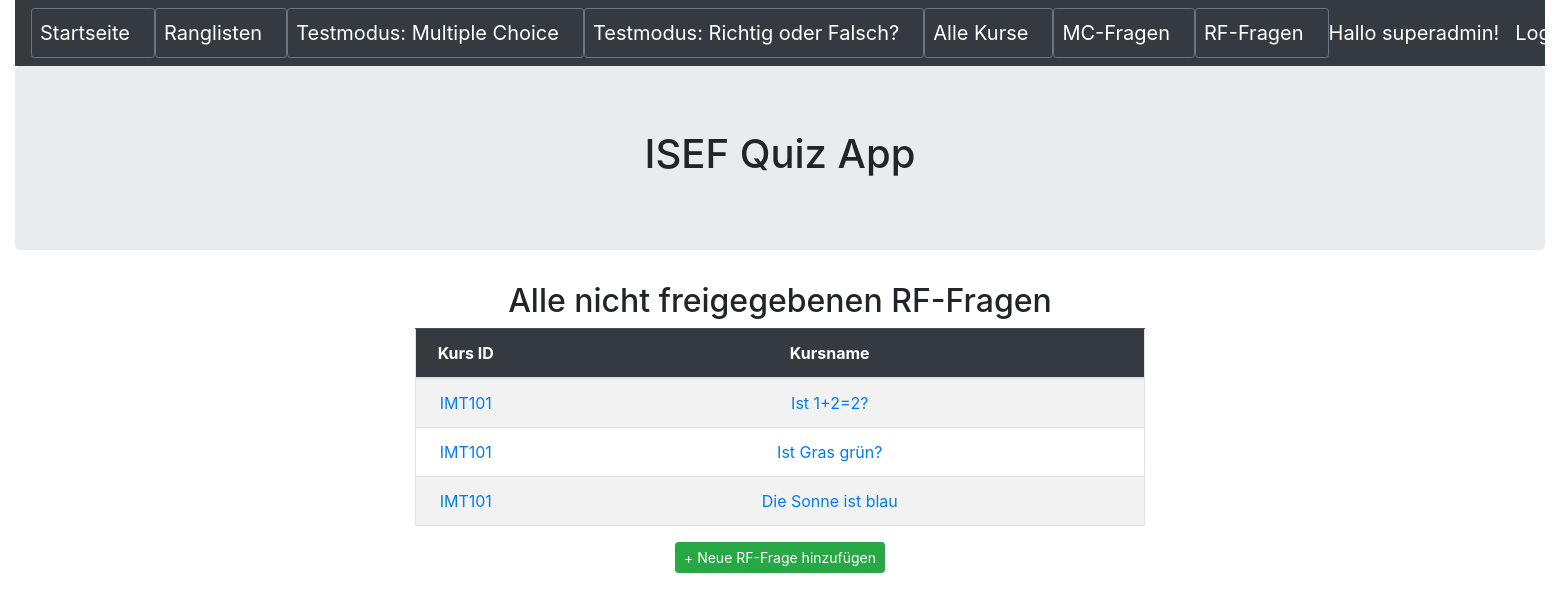
The app's page /richtigoderfalsch/nichtfreigegeben (signed in), older data.
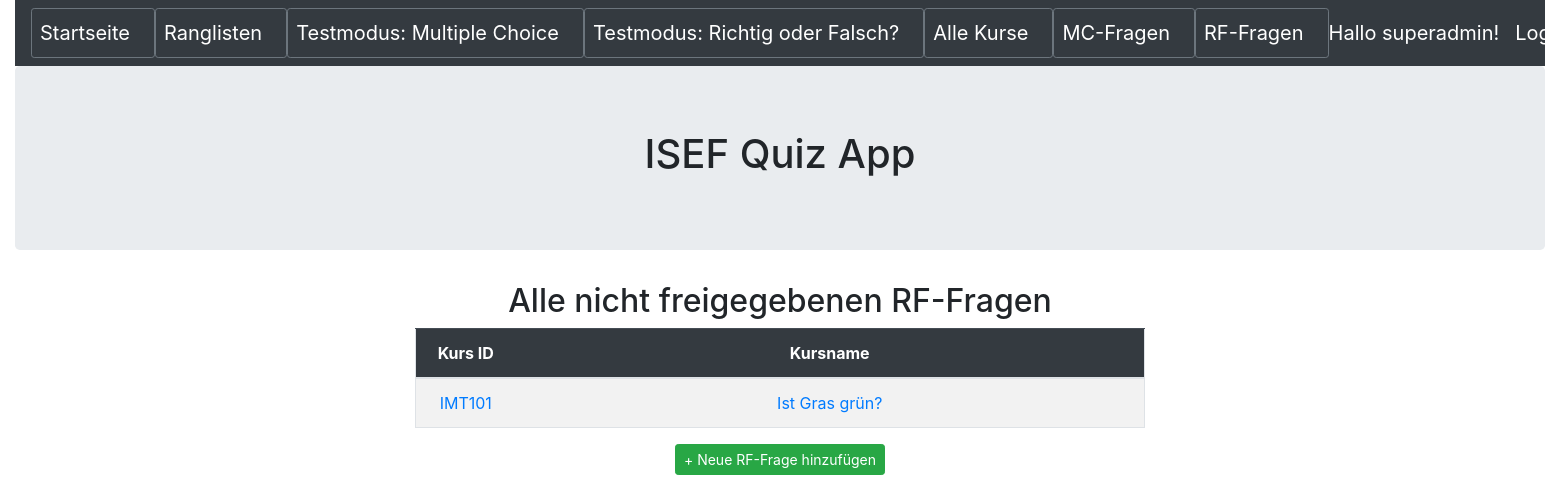
The same page, newer data.
### quiz/models.py (models this page shows, shortened)
class Frage(models.Model):
    name = models.CharField(max_length=255,blank=False,help_text='Geben Sie hier die Frage ein')
    kurs = models.ForeignKey(Kurs,null=True,blank=False,on_delete=models.CASCADE,help_text='Wählen Sie den Kurs, welchem die Frage zugewiesen wird')
    antwort1 = models.CharField(max_length=255,blank=False,null=True,help_text='Geben Sie die Antwort1 der Frage ein')
    antwort1richtig = models.BooleanField(default=False,help_text='Geben Sie an ob Antwort1 richtig ist',verbose_name="Antwort1 richtig?")
    antwort2 = models.CharField(max_length=255,blank=False,null=True,help_text='Geben Sie die Antwort2 der Frage ein')
    antwort2richtig = models.BooleanField(default=False,help_text='Geben Sie an ob Antwort2 richtig ist',verbose_name="Antwort2 richtig?")
    antwort3 = models.CharField(max_length=255,blank=True,null=True,help_text='Geben Sie die Antwort3 der Frage ein (optional)')
    antwort3richtig = models.BooleanField(default=False,help_text='Geben Sie an ob Antwort3 richtig ist',verbose_name="Antwort3 richtig?")
    antwort4 = models.CharField(max_length=255,blank=True,null=True,help_text='Geben Sie die Antwort4 der Frage ein (optional)')
    antwort4richtig = models.BooleanField(default=False,help_text='Geben Sie an ob Antwort4 richtig ist',verbose_name="Antwort4 richtig?")
    freigegeben=models.BooleanField(default=False,help_text='Frage freigeben?',verbose_name="Frage freigeben")

class Kurs(models.Model):
    name = models.CharField(max_length=50,help_text='Geben Sie den Namen des Kurses ein')
    beschreibung = models.CharField(max_length=255,help_text='Geben Sie die Beschreibung des Kurses ein')
    def __str__(self):
        return self.name

### quiz/views.py (the view)
# urls.py: path('richtigoderfalsch/nichtfreigegeben', RichtigOderFalschNichtFreigegeben.as_view(), name='richtigoderfalsch_nichtfreigegeben'),
class RichtigOderFalschNichtFreigegeben(AuthListView):
    model = RichtigOderFalsch
    template_name = 'richtigoderfalsch/richtigoderfalsch_unapproved.html'
    permission_required = ('quiz.view_richtigoderfalsch')
    def get_queryset(self):
        return Frage.objects.raw('select * from quiz_richtigoderfalsch where freigegeben = False')

### quiz/templates/richtigoderfalsch/richtigoderfalsch_unapproved.html
{% extends 'base.html' %}
{% block content %}
<div class="container text-center">
	<div class="row justify-content-md-center">
		<div class="col-sm-8 ">
            <h2>Alle nicht freigegebenen RF-Fragen</h2>
            <table class ="table border table-hover table-striped">
                <thead class="table-dark">
					<th width="100" scope = "col">Kurs ID</th>
					<th  scope = "col">Kursname</th>
				</thead>
                <tbody>
                {% for richtigoderfalsch in object_list %}
                <tr>
	                    <td><a href="{% url 'richtigoderfalsch_detail' richtigoderfalsch.pk %}">{{ richtigoderfalsch.kurs }}</a></td>
                        <td><a href="{% url 'richtigoderfalsch_detail' richtigoderfalsch.pk %}">{{ richtigoderfalsch.name }}</a></td>
                {% endfor %}
                </tbody>
            </table>
            <a class="btn btn-success btn-sm" href="{% url 'richtigoderfalsch_neue_frage' %}">+ Neue RF-Frage hinzufügen</a>
        </div>
	</div>
</div>
{% endblock content %}

Row changes from the older to the newer data that the page shows:
no longer on this page (row edited): Frage: kurs "IMT101", name "Ist 1+2=2?"
no longer on this page (row unchanged): Frage: kurs "IMT101", name "Die Sonne ist blau"
